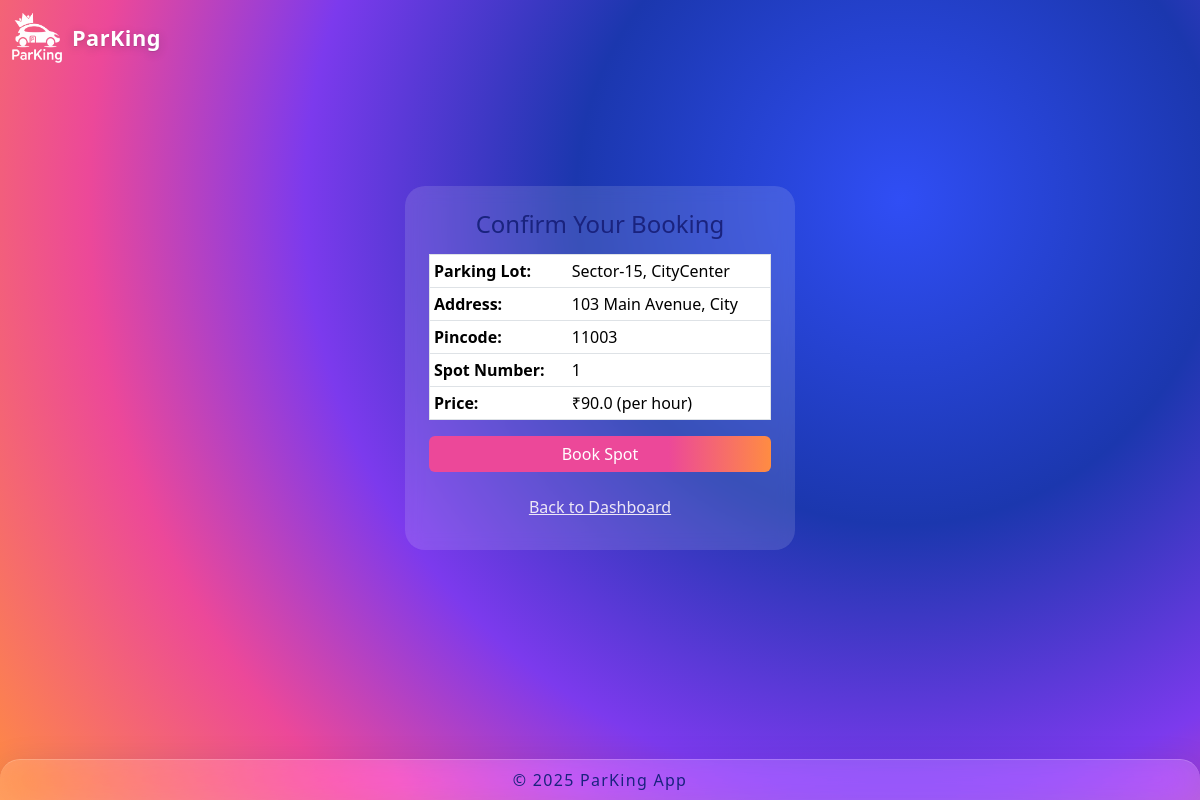
The page /book_spot/21 (signed in) on the database its author committed.
### controllers/database.py (models this page shows)
class ParkingLot(db.Model):
    id = db.Column(db.Integer, primary_key=True)        # Primary key column is `id`
    location = db.Column(db.String(120), nullable=False)
    prices = db.Column(db.Float, nullable=False)
    address = db.Column(db.String(200), nullable=False)
    pincode = db.Column(db.String(10), nullable=False)
    max_spots = db.Column(db.Integer, nullable=False)
    spots = db.relationship('ParkingSpot', backref='parking_lot', lazy=True)

class ParkingSpot(db.Model):
    id = db.Column(db.Integer, primary_key=True)        # Primary key column is `id`
    lot_id = db.Column(db.Integer, db.ForeignKey('parking_lot.id'), nullable=False)
    spot_number = db.Column(db.Integer, nullable=False) # Add spot_number field (should exist)
    status = db.Column(db.String(1), nullable=False, default='A')

### app.py (the view, shortened to what this page needs)
@app.route('/book_spot/<int:spot_id>', methods=['GET', 'POST'])
def book_spot(spot_id):
    user_id = session.get('user_id')
    if not user_id:
        flash("Please log in to book a spot.", "danger")
        return redirect(url_for('login'))
    spot = ParkingSpot.query.get_or_404(spot_id)
    lot = ParkingLot.query.get_or_404(spot.lot_id)
    return render_template('booking.html', spot=spot, lot=lot)

### templates/booking.html
{% extends "layout.html" %}
{% block content %}
<div class="container d-flex justify-content-center align-items-center" style="min-height:70vh;">
    <div class="card p-4" style="max-width: 390px; width: 100%; backdrop-filter: blur(8px); background: rgba(255,255,255,0.13); border: none;">
        <h4 class="mb-3 text-center" style="color:#1A237E;">Confirm Your Booking</h4>
        <table class="table table-sm bg-light border mb-3">
            <tr>
                <th>Parking Lot:</th>
                <td>{{ lot.location }}</td>
            </tr>
            <tr>
                <th>Address:</th>
                <td>{{ lot.address }}</td>
            </tr>
            <tr>
                <th>Pincode:</th>
                <td>{{ lot.pincode }}</td>
            </tr>
            <tr>
                <th>Spot Number:</th>
                <td>{{ spot.spot_number }}</td>
            </tr>
            <tr>
                <th>Price:</th>
                <td>₹{{ lot.prices }} (per hour)</td>
            </tr>
        </table>
        <form method="post">
            <button type="submit" class="btn btn-primary w-100">Book Spot</button>
        </form>
        <div class="mt-3 text-center">
            <a href="{{ url_for('user_dashboard') }}" class="btn btn-link">Back to Dashboard</a>
        </div>
    </div>
</div>
{% endblock %}

### static/css/style.css (style rules this page uses)
body { background: radial-gradient( circle at 75% 25%, #304ef5 0%, #1b37ae 30%, #7C3AED 55%, #EC4899 75%, #FF8C42 100% ), #0a1036; color: #1A237E; font-family: 'Segoe UI', 'Roboto', Arial, sans-serif; min-height: 100vh; padding-top: 64px; padding-bottom: 60px; }
.card { background: #F6F7FB; border-radius: 1.25rem; border: 1px solid #E0E7FF; }
.btn-primary { background: linear-gradient(90deg, #EC4899 70%, #FF8C42 100%); border: none; color: #fff; }
a, .btn-link { color: #EDE7F6 !important; }
.btn.btn-primary { color: #fff !important; }

### rows shown on the page
ParkingLot: location "Sector-15, CityCenter", address "103 Main Avenue, City", pincode "11003", prices "90.0"
ParkingSpot: spot_number "1"
